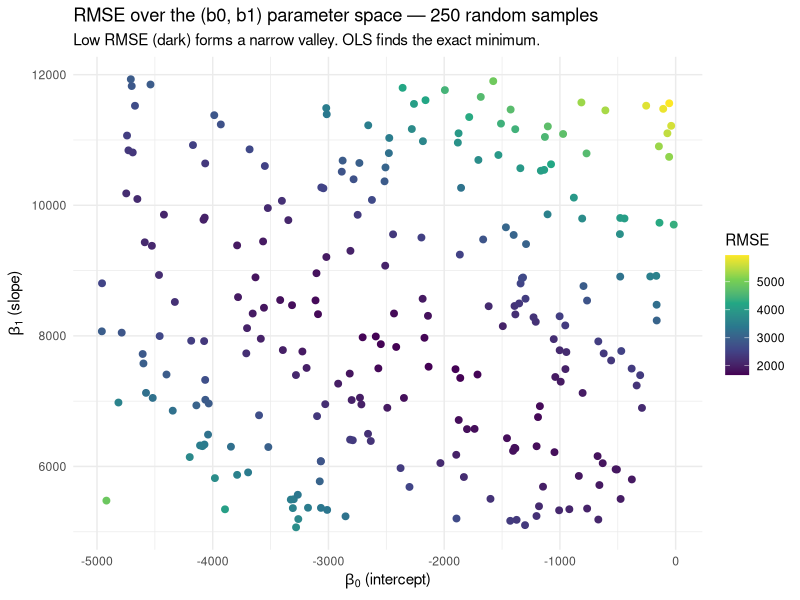

Write R code to recreate this figure.
## ---- chunk 1
knitr::opts_chunk$set(echo = TRUE, message = FALSE, warning = FALSE)
## ---- chunk 2
library(tidyverse)
library(modelr)
## ---- chunk 3
set.seed(42)
d100 <- diamonds |> slice_sample(n = 100)
## ---- chunk 4
rmse_fn <- function(b0, b1, data) {
  pred  <- b0 + b1 * data$carat
  resid <- data$price - pred
  sqrt(mean(resid^2))
}

mae_fn <- function(b0, b1, data) {
  pred  <- b0 + b1 * data$carat
  resid <- data$price - pred
  mean(abs(resid))
}
## ---- chunk 5
cat("RMSE at (-2000, 7000):", round(rmse_fn(-2000, 7000, d100), 2), "\n")
cat("MAE  at (-2000, 7000):", round(mae_fn( -2000, 7000, d100), 2), "\n")

# RMSE >= MAE always holds because squaring amplifies large residuals.
# The gap between them indicates the presence of some large errors
# (diamonds whose price is far from the linear prediction).
## ---- chunk 6
set.seed(7)
search <- tibble(
  b0 = runif(250, -5000, 0),
  b1 = runif(250,  5000, 12000)
) |>
  mutate(rmse = map2_dbl(b0, b1, rmse_fn, data = d100))

head(search)
## ---- chunk 7
best_random <- search |> slice_min(rmse, n = 1)
print(best_random)

# Compare to the OLS solution for reference
ols_mod <- lm(price ~ carat, data = d100)
ols_rmse <- sqrt(mean(residuals(ols_mod)^2))
cat("OLS RMSE:", round(ols_rmse, 2), "\n")
cat("Random search best RMSE:", round(best_random$rmse, 2), "\n")
# OLS always wins — it uses the mathematical optimum, not random luck.
## ---- chunk 8
ggplot(search, aes(x = b0, y = b1, colour = rmse)) +
  geom_point(size = 2) +
  scale_colour_viridis_c(name = "RMSE") +
  labs(
    title    = "RMSE over the (b0, b1) parameter space — 250 random samples",
    subtitle = "Low RMSE (dark) forms a narrow valley. OLS finds the exact minimum.",
    x        = expression(beta[0] ~ "(intercept)"),
    y        = expression(beta[1] ~ "(slope)")
  ) +
  theme_minimal()

# Interpretation: The low-RMSE region (dark purple) forms a curved valley
# running diagonally across the parameter space. Many combinations of b0
# and b1 give similar RMSE — this is because the two parameters are
# correlated. OLS analytically finds the exact bottom of this valley.
